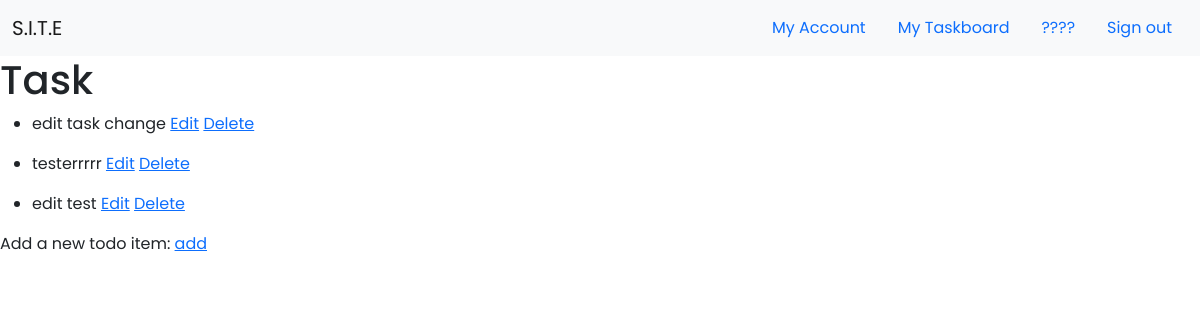
Before: /taskboard (signed in) with the older database file.
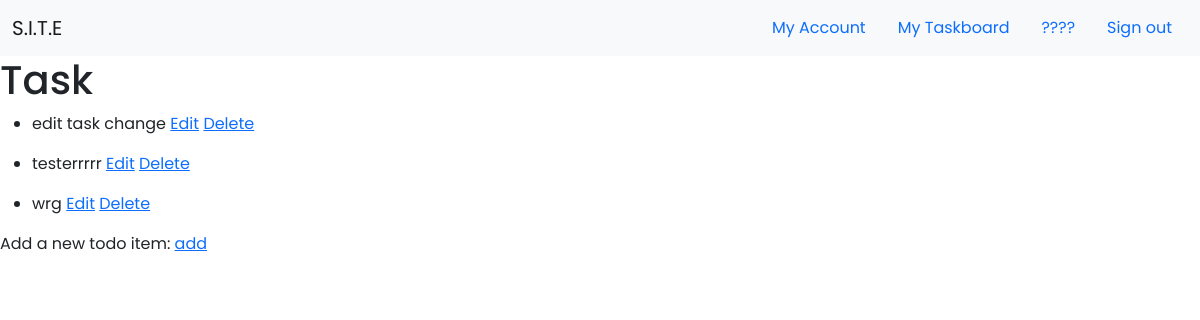
After: the same page with the newer database file.
### app/models.py (models this page shows, shortened)
class Task(db.Model):
    id = db.Column(db.Integer, primary_key=True)
    content = db.Column(db.String, unique=False, nullable=False)
    complete = db.Column(db.Boolean, default=False)
    user_id = db.Column(db.Integer, db.ForeignKey('user.id'), nullable=False)

### app/routes.py (the view)
@app.route('/taskboard',methods=['GET', 'POST'])
def taskboard():
    tasks = Task.query.all()
    return render_template('taskboard.html', tasks=tasks)

### app/models.py (called while the page is built)
@login.user_loader
def load_user(id):
    return User.query.get(int(id))

### app/templates/taskboard.html
{% extends "base.html" %}
{% block content %}
    {% if current_user.is_authenticated %}
            <div>
                <h1>Task</h1>
                {% for task in tasks %}
                <ul>
                <li>
                    {{ task.content }} <a href= "/edittask/{{task.id}}">Edit</a>  <a href= "/delete/{{task.id}}"> Delete</a>
                </li>
                </ul>
                {% endfor %}
                <div>Add a new todo item:
                <a href="/addtask"> add</a>
                </div>
            </div>
    {% endif %}
{% endblock %}

### app/templates/base.html (shortened to what this page needs)
<!doctype html>
<html lang="en">
    <head>
        <link href="https://cdn.jsdelivr.net/npm/bootstrap@5.0.0-beta3/dist/css/bootstrap.min.css" rel="stylesheet">
        <link rel="stylesheet" type="text/css" href="{{ url_for('static', filename='style.css') }}">
    </head>
    <body>
        <nav class="navbar navbar-expand-lg navbar-light bg-light">
            <div class="container-fluid">
              <a class="navbar-brand" href="#">S.I.T.E</a>
              <ul class="nav justify-content-end">
                <li class="nav-item">
                  {% if current_user.is_authenticated %}
                  <a class="nav-link active" aria-current="page" href="/profile">My Account</a>
                  {% endif %}
                </li>
                <li class="nav-item">
                  {% if current_user.is_authenticated %}
                  <a class="nav-link" href="/taskboard">My Taskboard</a>
                  {% endif %}
                </li>
                <li class="nav-item">
                  {% if current_user.is_authenticated %}
                  <a class="nav-link" href="#">????</a>
                  {% endif %}
                </li>
                <li class="nav-item">
                  {% if current_user.is_authenticated %}
                  <a class="nav-link" href="/logout">Sign out</a>
                  {% endif %}
                </li>
              </ul>
              </div>
          </nav>
        {% block content %}{% endblock %}
    </body>
</html>

### app/static/style.css (style rules this page uses)
* { font-family: 'Poppins', sans-serif; margin: 0; padding: 0; }

Changed rows visible on the page:
changed Task: content "edit test" → "wrg"
